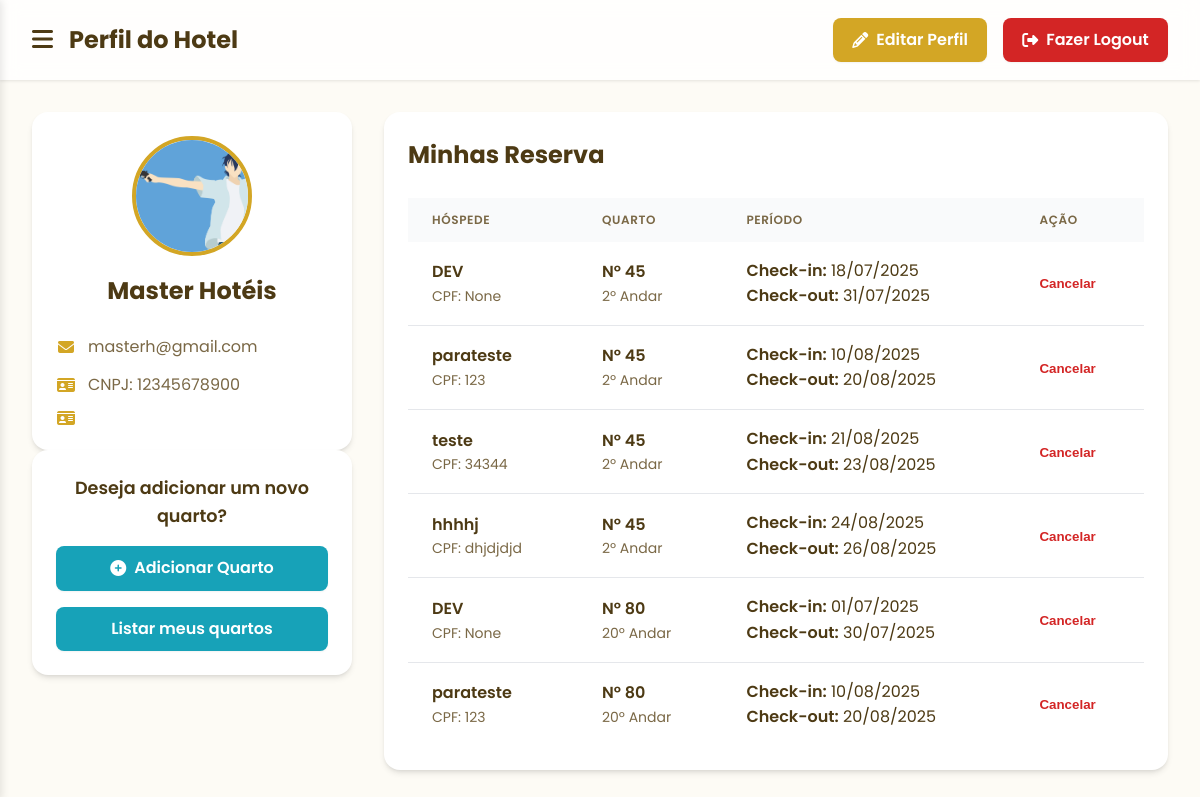
Page /perfil_hotel (signed in) on the committed database.
### tables this page shows
CREATE TABLE usuarios 
(
    id_usuario INTEGER PRIMARY KEY AUTOINCREMENT, 
    nome TEXT,
    email TEXT,
    senha TEXT,
    cpf INTEGER, 
    imagem TEXT
);

CREATE TABLE quartos 
(
    id_quarto INTEGER PRIMARY KEY AUTOINCREMENT,
    andar TEXT,
    numero_quarto TEXT,
    preco REAL,
    imagem TEXT,
    id_hotel INTEGER, descricao TEXT,
    FOREIGN KEY (id_hotel) REFERENCES hoteis(id_hotel)
);

### routes/route_hotel.py (the view)
@hotel_bp.route('/perfil_hotel', methods=['GET', 'POST'])
def perfil_hotel():
    if 'hotel' not in session:
        return redirect(url_for('hotel.cadastro_hotel'))
    else:
        hotel = session['hotel']
        quarto_model = QuartoModel(id_hotel=hotel['id'])
        quartos = quarto_model.buscar_todos_quartos_do_hotel()
        reservas_detalhadas = []
        for i, quarto in enumerate(quartos):
            reserva_model = ReservaModel(id_quarto=quarto["id_quarto"])
            reservas = reserva_model.buscar_por_reservas_do_quarto()
            for reserva in reservas:
                usuario_da_reserva_model = ReservaModel(id_usuario=reserva["id_usuario"])
                usuario_da_reserva = usuario_da_reserva_model.buscar_por_usuario_da_reserva()
                listacheckin = reserva["data_checkin"].split("-")
                listacheckout = reserva["data_checkout"].split("-")
                strcheckin = listacheckin[2] + "/" + listacheckin[1] + "/" + listacheckin[0]
                strcheckout = listacheckout[2] + "/" + listacheckout[1] + "/" + listacheckout[0]
                conversao1 = datetime.strptime(strcheckin, "%d/%m/%Y")
                conversao2 = datetime.strptime(strcheckout, "%d/%m/%Y")
                diferenca = conversao2 - conversao1
                tempo_estadia = diferenca.days
                del listacheckin
                del listacheckout
                reservas_detalhadas.append({
                    'reserva': reserva,
                    'usuario_da_reserva' : usuario_da_reserva,
                    'quarto': quarto,
                    'hotel': hotel,
                    'checkin' : strcheckin,
                    'checkout' : strcheckout
                })
        return render_template('empresa/perfil_hotel.html', hotel=hotel, reservas=reservas_detalhadas)

### models/connect.py (called while the page is built)
    def connect(self):
        self.conn = sqlite3.connect(self.db_name)
        self.conn.row_factory = sqlite3.Row  # Para retornar dicionários
        self.cursor = self.conn.cursor()

    def execute(self, query, params=None):
        if self.conn is None:
            self.connect()
        if params:
            self.cursor.execute(query, params)
        else:
            self.cursor.execute(query)
        return self.cursor

    def fetchall(self):
        return self.cursor.fetchall()

    def fetchone(self):
        return self.cursor.fetchone()

    def close(self):
        if self.conn:
            self.conn.close()
            self.conn = None
            self.cursor = None

### models/quarto_model.py (called while the page is built)
    def buscar_todos_quartos_do_hotel(self):
        db = Database()
        db.connect()
        sql = "SELECT * FROM quartos WHERE id_hotel=?"
        db.execute(sql, (self.id_hotel,))
        quartos = db.fetchall()
        db.close()
        return quartos

### models/reserva_model.py (called while the page is built)
    def buscar_por_reservas_do_quarto(self):
        db = Database()
        db.connect()
        sql = "SELECT * FROM reservas WHERE id_quarto=?"
        db.execute(sql, (self.id_quarto,))
        reservas = db.fetchall()
        db.close()
        return reservas

    def buscar_por_usuario_da_reserva(self):
        db = Database()
        db.connect()
        sql = "SELECT * FROM usuarios WHERE id_usuario=?"
        db.execute(sql, (self.id_usuario,))
        reservas = db.fetchone()
        db.close()
        return reservas

### templates/empresa/perfil_hotel.html (shortened to what this page needs)
<!DOCTYPE html>
<html lang="pt-BR">
<head>
  <link rel="stylesheet" href="/static/estilos/estilo_perfil_adm.css">
  <link rel="stylesheet" href="https://cdnjs.cloudflare.com/ajax/libs/font-awesome/6.5.1/css/all.min.css">
</head>
<body>
  <div class="page-wrapper">
    <header class="header">
      <div class="header-content">
        <div class="header-left">
          <button class="menu-btn" onclick="toggleSidebar()">
            <i class="fas fa-bars"></i>
          </button>
          <h1>Perfil do Hotel</h1>
        </div>
        <div class="header-right">
           <a href="/editar_perfil_hotel" class="btn btn-edit">
              <i class="fas fa-pencil-alt"></i>
              <span>Editar Perfil</span>
            </a>
            <a href="/sair" class="btn btn-logout">
              <i class="fas fa-sign-out-alt"></i>
              <span>Fazer Logout</span>
            </a>
        </div>
      </div>
    </header>
    <main class="main-content">
      <div class="grid-layout">
        <div class="profile-column">
          <section class="card profile-card">
            <div class="profile-photo-wrapper">
              <img src="{{ url_for('static', filename=hotel.foto) }}" alt="Foto Hotel" class="profile-photo">
            </div>
            <h2 class="profile-name">{{session['hotel']['nome']}}</h2>
            <div class="profile-info">
              <p><i class="fa-solid fa-envelope"></i> <span>{{session['hotel']['email']}}</span></p>
              <p><i class="fa-solid fa-id-card"></i> <span>CNPJ: {{session['hotel']['cnpj']}}</span></p>
              <p><i class="fa-solid fa-id-card"></i></p>
            </div>
          </section>
          <section class="card add-room-card">
               <p>Deseja adicionar um novo quarto?</p>
               <a href="{{ url_for('quarto.salvar_quarto') }}" class="btn btn-add">
                  <i class="fas fa-plus-circle"></i>Adicionar Quarto
               </a>
               <a href="{{ url_for('hotel.pagina_hotel', id_hotel=hotel.id) }}" class="btn btn-add">
                  Listar meus quartos
               </a>
          </section>
        </div>
        <div class="reservations-column">
          <section class="card">
            <h2 class="section-title">Minhas Reserva</h2>
            <div class="table-wrapper">
              <table class="reservations-table">
                <thead>
                  <tr>
                    <th>Hóspede</th>
                    <th>Quarto</th>
                    <th>Período</th>
                    <th>Ação</th>
                  </tr>
                </thead>
                <tbody>
                  {% if reservas %}
                    {% for item in reservas %}
                      <tr>
                        <td data-label="Hóspede">
                          <div class="text-bold">{{ item.usuario_da_reserva.nome }}</div>
                          <div class="text-small">CPF: {{ item.usuario_da_reserva.cpf }}</div>
                        </td>
                        <td data-label="Quarto">
                          <div class="text-bold">Nº {{ item.quarto.numero_quarto }}</div>
                          <div class="text-small">{{ item.quarto.andar }}º Andar</div>
                        </td>
                        <td data-label="Período">
                          <div><span class="text-bold">Check-in:</span> {{ item.checkin }}</div>
                          <div><span class="text-bold">Check-out:</span> {{ item.checkout }}</div>
                        </td>
                        <td data-label="Ação">
                          <form action="/cancelar_reserva" method="post" class="form-cancel">
                            <button type="submit" class="btn-cancel">Cancelar</button>
                          </form>
                        </td>
                      </tr>
                    {% endfor %}
                  {% endif %}
                </tbody>
              </table>
            </div>
          </section>
        </div>
      </div>
    </main>
  </div>
</body>
</html>

### static/estilos/estilo_perfil_adm.css (style rules this page uses)
:root { --cor-fundo: #FDFBF5; --cor-fundo-card: #FFFFFF; --cor-primaria: #d3a625; --cor-primaria-hover: #b68b1c; --cor-texto-principal: #4d3a14; --cor-texto-secundario: #7a6846; --cor-perigo: #d32525; --cor-perigo-hover: #b61c1c; --cor-info: #17a2b8; --cor-info-hover: #138496; --cor-borda: #E5E7EB; --sombra-card: 0 4px 6px -1px rgb(0 0 0 / 0.1), 0 2px 4px -2px rgb(0 0 0 / 0.1); }
* { margin: 0; padding: 0; box-sizing: border-box; }
body { font-family: 'Poppins', sans-serif; background-color: var(--cor-fundo); color: var(--cor-texto-principal); line-height: 1.6; }
.page-wrapper { transition: margin-left 0.3s ease-in-out; }
.header { background-color: rgba(255, 255, 255, 0.8); backdrop-filter: blur(10px); box-shadow: 0 1px 3px rgba(0,0,0,0.1); position: sticky; top: 0; z-index: 990; }
.header-content { display: flex; align-items: center; justify-content: space-between; height: 5rem; padding: 0 2rem; max-width: 1280px; margin: 0 auto; }
.header-left { display: flex; align-items: center; gap: 1rem; }
.header-left h1 { font-size: 1.5rem; font-weight: 700; }
.menu-btn { background: none; border: none; font-size: 1.5rem; cursor: pointer; color: var(--cor-texto-principal); }
.header-right { display: flex; gap: 1rem; }
.btn { display: inline-flex; align-items: center; justify-content: center; gap: 0.5rem; padding: 0.6rem 1.2rem; border: none; border-radius: 8px; font-weight: 600; text-decoration: none; cursor: pointer; transition: background-color 0.2s, box-shadow 0.2s; box-shadow: 0 1px 2px rgba(0,0,0,0.05); }
.btn-edit { background-color: var(--cor-primaria); color: white; }
.btn-logout { background-color: var(--cor-perigo); color: white; }
.btn-add { background-color: var(--cor-info); color: white; width: 100%; }
.btn-cancel { background: none; border: none; color: var(--cor-perigo); font-weight: 600; cursor: pointer; text-decoration: none; }
.main-content { padding: 2rem; max-width: 1280px; margin: 0 auto; }
.grid-layout { display: grid; grid-template-columns: 1fr; gap: 2rem; }
.card { background-color: var(--cor-fundo-card); padding: 1.5rem; border-radius: 1rem; box-shadow: var(--sombra-card); }
.profile-card, .add-room-card { text-align: center; }
.profile-photo-wrapper { width: 120px; height: 120px; margin: 0 auto 1rem; }
.profile-photo { width: 100%; height: 100%; border-radius: 50%; object-fit: cover; border: 4px solid var(--cor-primaria); }
.profile-name { font-size: 1.5rem; font-weight: 700; margin-bottom: 1rem; }
.profile-info { text-align: left; margin-top: 1.5rem; display: flex; flex-direction: column; gap: 0.75rem; }
.profile-info p { display: flex; align-items: center; gap: 0.75rem; color: var(--cor-texto-secundario); }
.profile-info i { color: var(--cor-primaria); width: 20px; text-align: center; }
.add-room-card p { font-weight: 600; font-size: 1.1rem; margin-bottom: 1rem; }
.section-title { font-size: 1.5rem; font-weight: 700; margin-bottom: 1.5rem; }
.table-wrapper { overflow-x: auto; }
.reservations-table { width: 100%; border-collapse: collapse; text-align: left; }
.reservations-table thead { background-color: #f9fafb; }
.reservations-table th { padding: 0.75rem 1.5rem; font-size: 0.75rem; text-transform: uppercase; letter-spacing: 0.05em; color: var(--cor-texto-secundario); font-weight: 600; }
.reservations-table tbody tr { border-bottom: 1px solid var(--cor-borda); }
.reservations-table tbody tr:last-child { border-bottom: none; }
.reservations-table td { padding: 1rem 1.5rem; vertical-align: middle; }
.text-bold { font-weight: 600; color: var(--cor-texto-principal); }
.text-small { font-size: 0.875rem; color: var(--cor-texto-secundario); }
.form-cancel { margin: 0; }
@media (min-width: 768px) { .grid-layout { grid-template-columns: 320px 1fr; } }

### rows in the picture
usuarios: usuario_da_reserva.nome "DEV" "DEV"
quartos: quarto.numero_quarto "45" "45" "45" "45", quarto.andar "2" "2" "2" "2"
usuarios: usuario_da_reserva.nome "parateste" "parateste", usuario_da_reserva.cpf "123" "123"
usuarios: usuario_da_reserva.nome "teste", usuario_da_reserva.cpf "34344"
usuarios: usuario_da_reserva.nome "hhhhj", usuario_da_reserva.cpf "dhjdjdjd"
quartos: quarto.numero_quarto "80" "80", quarto.andar "20" "20"

### other values in the picture
{{ session['hotel']['nome'] }} "Master Hotéis"
{{ session['hotel']['email'] }} "masterh@gmail.com"
{{ session['hotel']['cnpj'] }} "12345678900"
{{ item.usuario_da_reserva.cpf }} "None" "None"
{{ item.checkin }} "18/07/2025" "10/08/2025" "21/08/2025" "24/08/2025" "01/07/2025" "10/08/2025"
{{ item.checkout }} "31/07/2025" "20/08/2025" "23/08/2025" "26/08/2025" "30/07/2025" "20/08/2025"
